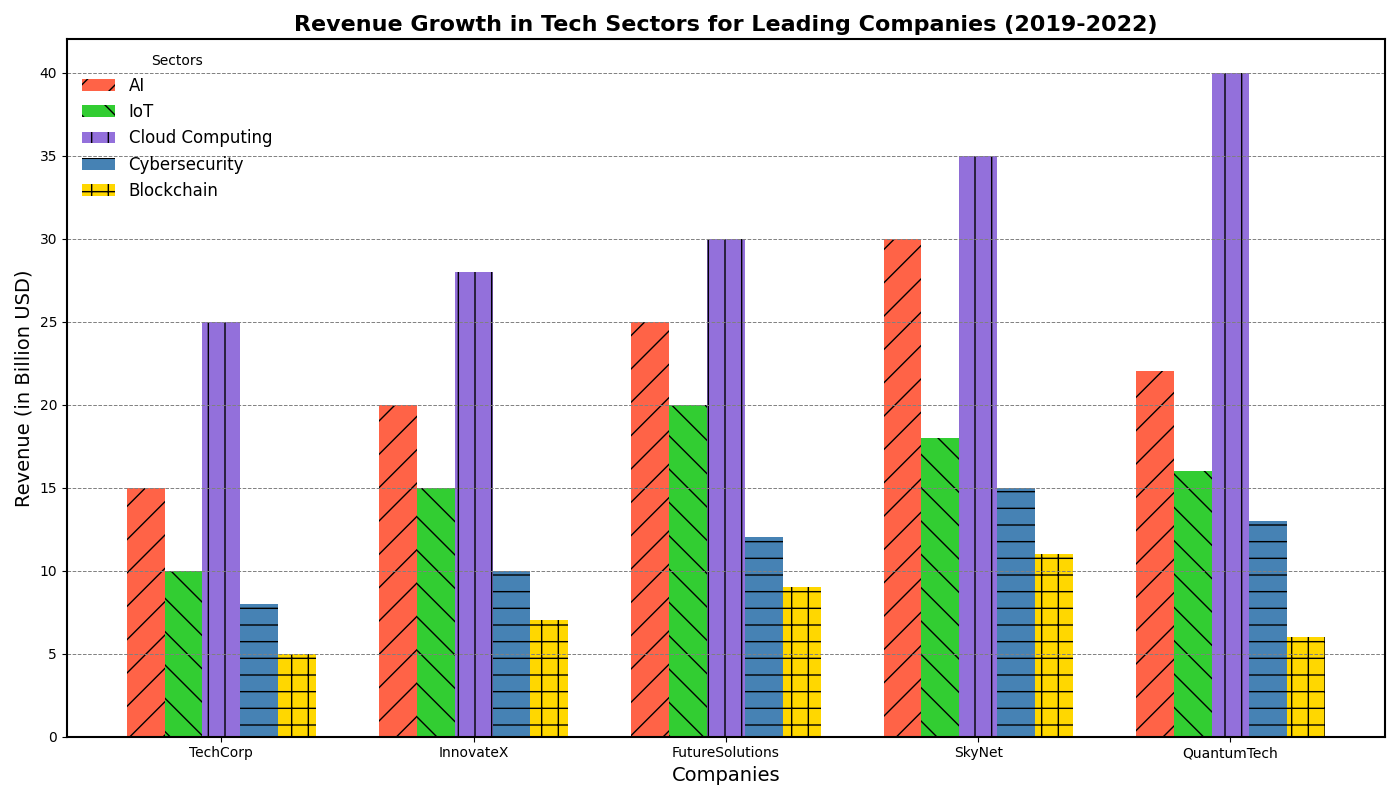

The Python source for this figure:
import numpy as np
import matplotlib.pyplot as plt

# Companies and sectors
companies = ['TechCorp', 'InnovateX', 'FutureSolutions', 'SkyNet', 'QuantumTech']
sectors = ['AI', 'IoT', 'Cloud Computing', 'Cybersecurity', 'Blockchain']

# Revenue data (in billion USD) for each sector in the companies across the years 2019-2022
revenues = np.array([
    [15, 20, 25, 30, 22],
    [10, 15, 20, 18, 16],
    [25, 28, 30, 35, 40],
    [8, 10, 12, 15, 13],
    [5, 7, 9, 11, 6]
])

# Colors for each sector, shuffled
colors = ['#FF6347', '#32CD32', '#9370DB', '#4682B4', '#FFD700']  # Random shuffled colors

# Set up positions and bar width
x = np.arange(len(companies))
bar_width = 0.15

# Generate bar positions for each year
positions = [x - 2*bar_width, x - bar_width, x, x + bar_width, x + 2*bar_width]

# Setup the figure and axis
fig, ax = plt.subplots(figsize=(14, 8))

# Create bars for each year with varied styles and markers
patterns = ['/', '\\', '|', '-', '+']  # Different bar patterns
for i, (pos, sector, color) in enumerate(zip(positions, sectors, colors)):
    ax.bar(pos, revenues[i], bar_width, label=sector, color=color, hatch=patterns[i])

# Adding grid lines
ax.yaxis.grid(True, linestyle='--', linewidth=0.7, which='both', color='gray')

# Labeling and titling
ax.set_xlabel('Companies', fontsize=14)
ax.set_ylabel('Revenue (in Billion USD)', fontsize=14)
ax.set_title('Revenue Growth in Tech Sectors for Leading Companies (2019-2022)', fontsize=16, fontweight='bold')
ax.set_xticks(x)
ax.set_xticklabels(companies)
ax.legend(title='Sectors', fontsize=12, frameon=False)

# Custom border
ax.spines['top'].set_linewidth(1.5)
ax.spines['right'].set_linewidth(1.5)
ax.spines['bottom'].set_linewidth(1.5)
ax.spines['left'].set_linewidth(1.5)

plt.tight_layout()
plt.show()
